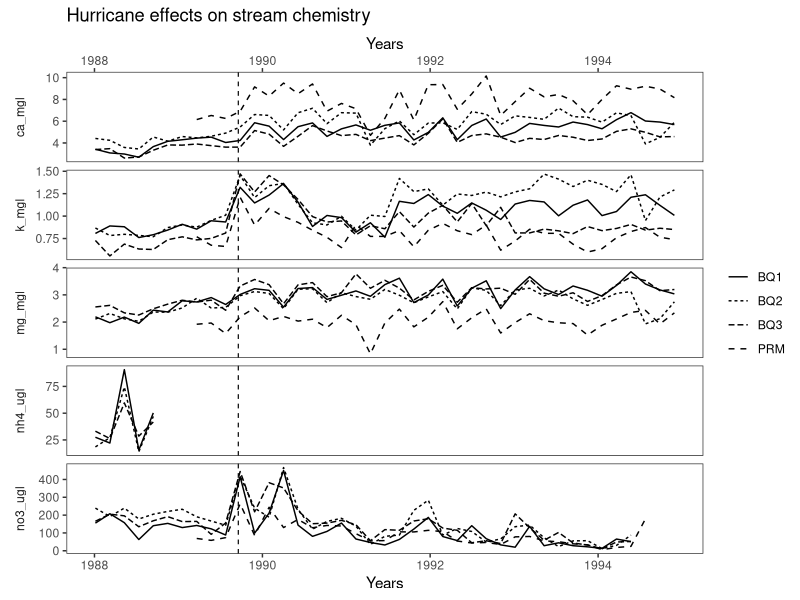

Generate this figure with R:
## ---- chunk 1
#| output: false

library(tidyverse)


## ---- chunk 2
#| echo: false
library(tidyverse)
fig3 <- read_csv("../output/clean_data.csv")

hurricane_date <- as.Date("1989-09-18")

ggplot(data = fig3, mapping = aes(
    x = window_start,
    y = concentration, 
    linetype = Site
)) + 
  
  geom_line() + 
  
  geom_vline(xintercept = hurricane_date, linetype = "dashed", linewidth = 0.4) +
  
  theme_bw() + 
  
  labs(
    title = "Hurricane effects on stream chemistry",
    x = "Years", 
    y = NULL, 
    linetype = NULL) +
  
  theme(
    panel.grid.major = element_blank(),
    panel.grid.minor = element_blank()
  ) +
  
  theme(
    strip.placement = "outside",
    strip.background = element_blank(),
    strip.text.y.left = element_text(angle = 90),
    panel.grid.minor = element_blank(),
    panel.grid.major.x = element_blank()) +
  
  facet_grid(vars(nutrient), scales = "free_y", switch = "y") +
  
  theme(strip.placement = "outside") +
  
  scale_x_date(sec.axis = dup_axis())
